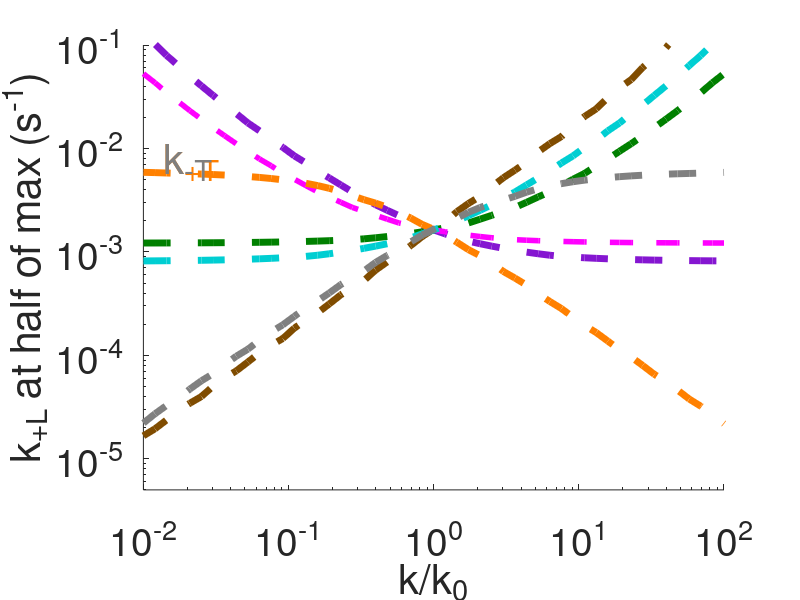

Reproduce this figure in MATLAB.
clc
clear 
close all

% Steady state panel E

% define the Localized model equations

R_func = @(kp,kbi,kT,kL,kT_neg,kLT,kL_neg,kc,kc_neg,ki) kp ./(kbi + kT + kL - ((kT_neg.*kT)./(kT_neg+kLT)) + ((kL_neg .*(((kLT.*kT) ./ (kT_neg+kLT)) +kL) ./ (((kc.*kc_neg) ./ (kc_neg+ki)) -kL_neg - kc))));
T_func = @(R,kT,kT_neg,kLT) (kT.*R) ./ (kT_neg+kLT);
RL_func = @(R,kT,kT_neg, kLT,kL,kL_neg,ki,kc,kc_neg) -R.*(((kLT.*kT) ./ (kT_neg+kLT)) +kL)./ (((kc.*kc_neg) ./ (kc_neg+ki)) -kL_neg - kc);
Rc_func = @(kc,kc_neg,ki,RL) (kc.*RL) ./(kc_neg+ki);


%--------------------------%

% do kc max and half

clear kp kT kT_neg kc kc_neg ki kLT kL_neg kbi kL;

kc_0 = 0.1;
kc_vals = kc_0*logspace(-2,2,51);
for i=1:length(kc_vals)
    kp = 1;
    kT = (1/30); 
    kT_neg = 0.12; 
    kc =  kc_vals(i);
    kc_neg = 0.05; 
    ki = 0.05; 
    kLT = logspace(-4,4,51); 
    kL_neg = 0.05; 
    kbi = 1*(3*10^-4); 
    kL = 0.1*kLT;
    
    R = R_func(kp,kbi,kT,kL,kT_neg,kLT,kL_neg,kc,kc_neg,ki);
    T = T_func(R,kT,kT_neg,kLT);
    RL = RL_func(R,kT,kT_neg, kLT,kL,kL_neg,ki,kc,kc_neg);
    Rc = Rc_func(kc,kc_neg,ki,RL);
    
    maxsignal(i) = max(RL+Rc);
    index = find((RL+Rc)>(0.5*maxsignal(i)),1);
    previoussignal = RL(index-1) + Rc(index-1);
    nextsignal = RL(index) + Rc(index);
    fraction = (0.5*maxsignal(i) - previoussignal)/(nextsignal - previoussignal);
    kLT_half(i) = kLT(index-1) + fraction*(kLT(index) - kLT(index-1));
end

kLT_half_kc = kLT_half;


% do kcneg max and half

clear kp kT kT_neg kc kc_neg ki kLT kL_neg kbi kL;

kcneg_0 = 0.05;
kcneg_vals = kcneg_0*logspace(-2,2,51);
for i=1:length(kcneg_vals)
    kp = 1;
    kT = (1/30);
    kT_neg = 0.12; 
    kc =  kc_0;
    kc_neg = kcneg_vals(i);
    ki = 0.05;
    kLT = logspace(-4,4,51); 
    kL_neg = 0.05;
    kbi = 1*(3*10^-4); 
    kL = 0.1*kLT;
    
    R = R_func(kp,kbi,kT,kL,kT_neg,kLT,kL_neg,kc,kc_neg,ki);
    T = T_func(R,kT,kT_neg,kLT);
    RL = RL_func(R,kT,kT_neg, kLT,kL,kL_neg,ki,kc,kc_neg);
    Rc = Rc_func(kc,kc_neg,ki,RL);
    
    maxsignal(i) = max(RL+Rc);
    index = find((RL+Rc)>(0.5*maxsignal(i)),1);
    previoussignal = RL(index-1) + Rc(index-1);
    nextsignal = RL(index) + Rc(index);
    fraction = (0.5*maxsignal(i) - previoussignal)/(nextsignal - previoussignal);
    kLT_half(i) = kLT(index-1) + fraction*(kLT(index) - kLT(index-1));
end

kLT_half_kcneg = kLT_half;


% do ki max and half

clear kp kT kT_neg kc kc_neg ki kLT kL_neg kbi kL;

ki_0 = 0.05;
ki_vals = ki_0*logspace(-2,2,51);
for i=1:length(ki_vals)
    kp = 1;
    kT = (1/30);
    kT_neg = 0.12; 
    kc =  kc_0;
    kc_neg = kcneg_0;
    ki = ki_vals(i);
    kLT = logspace(-4,4,51); 
    kL_neg = 0.05;
    kbi = 1*(3*10^-4); 
    kL = 0.1*kLT;
    
    R = R_func(kp,kbi,kT,kL,kT_neg,kLT,kL_neg,kc,kc_neg,ki);
    T = T_func(R,kT,kT_neg,kLT);
    RL = RL_func(R,kT,kT_neg, kLT,kL,kL_neg,ki,kc,kc_neg);
    Rc = Rc_func(kc,kc_neg,ki,RL);
    
    maxsignal(i) = max(RL+Rc);
    index = find((RL+Rc)>(0.5*maxsignal(i)),1);
    previoussignal = RL(index-1) + Rc(index-1);
    nextsignal = RL(index) + Rc(index);
    fraction = (0.5*maxsignal(i) - previoussignal)/(nextsignal - previoussignal);
    kLT_half(i) = kLT(index-1) + fraction*(kLT(index) - kLT(index-1));
end

kLT_half_ki = kLT_half;


% do kbi max and half

clear kp kT kT_neg kc kc_neg ki kLT kL_neg kbi kL;

kbi_0 = 3*10^-4;
kbi_vals = kbi_0*logspace(-2,2,51);
for i=1:length(kbi_vals)
    kp = 1;
    kT = (1/30); 
    kT_neg = 0.12;
    kc =  kc_0;
    kc_neg = kcneg_0;
    ki = ki_0;
    kLT_kbi = logspace(-10,4,51);
    kL_neg = 0.05; 
    kbi = kbi_vals(i);
    kL = 0.1*kLT_kbi;
    
    R = R_func(kp,kbi,kT,kL,kT_neg,kLT_kbi,kL_neg,kc,kc_neg,ki);
    T = T_func(R,kT,kT_neg,kLT_kbi);
    RL = RL_func(R,kT,kT_neg, kLT_kbi,kL,kL_neg,ki,kc,kc_neg);
    Rc = Rc_func(kc,kc_neg,ki,RL);
    
    maxsignal(i) = max(RL+Rc);
    index = find((RL+Rc)>(0.5*maxsignal(i)),1);
    previoussignal = RL(index-1) + Rc(index-1);
    nextsignal = RL(index) + Rc(index);
    fraction = (0.5*maxsignal(i) - previoussignal)/(nextsignal - previoussignal);
    kLT_half(i) = kLT_kbi(index-1) + fraction*(kLT_kbi(index) - kLT_kbi(index-1));
end

kLT_half_kbi = kLT_half;


% do kLneg max and half

clear kp kT kT_neg kc kc_neg ki kLT kL_neg kbi kL;

kLneg_0 = 0.05;
kLneg_vals = kLneg_0*logspace(-2,2,51);
for i=1:length(kLneg_vals)
    kp = 1;
    kT = (1/30); 
    kT_neg = 0.12; 
    kc =  kc_0;
    kc_neg = kcneg_0;
    ki = ki_0;  
    kLT = logspace(-4,4,51); 
    kL_neg = kLneg_vals(i); 
    kbi = kbi_0; 
    kL = 0.1*kLT;
    
    R = R_func(kp,kbi,kT,kL,kT_neg,kLT,kL_neg,kc,kc_neg,ki);
    T = T_func(R,kT,kT_neg,kLT);
    RL = RL_func(R,kT,kT_neg, kLT,kL,kL_neg,ki,kc,kc_neg);
    Rc = Rc_func(kc,kc_neg,ki,RL);
    
    maxsignal(i) = max(RL+Rc);
    index = find((RL+Rc)>(0.5*maxsignal(i)),1);
    previoussignal = RL(index-1) + Rc(index-1);
    nextsignal = RL(index) + Rc(index);
    fraction = (0.5*maxsignal(i) - previoussignal)/(nextsignal - previoussignal);
    kLT_half(i) = kLT(index-1) + fraction*(kLT(index) - kLT(index-1));
end

kLT_half_kLneg = kLT_half;


% do kT max and half

clear kp kT kT_neg kc kc_neg ki kLT kL_neg kbi kL;

kT_0 = 1/30;
kT_vals = kT_0*logspace(-2,2,51);
for i=1:length(kT_vals)
    kp = 1;
    kT = kT_vals(i); 
    kT_neg = 0.12; 
    kc =  kc_0; 
    kc_neg = kcneg_0;
    ki = ki_0;  
    kLT = logspace(-8,4,51);
    kL_neg = kLneg_0;
    kbi = kbi_0; 
    kL = 0.1*kLT;
    
    R = R_func(kp,kbi,kT,kL,kT_neg,kLT,kL_neg,kc,kc_neg,ki);
    T = T_func(R,kT,kT_neg,kLT);
    RL = RL_func(R,kT,kT_neg, kLT,kL,kL_neg,ki,kc,kc_neg);
    Rc = Rc_func(kc,kc_neg,ki,RL);
    
    maxsignal(i) = max(RL+Rc);
    index = find((RL+Rc)>(0.5*maxsignal(i)),1);
    previoussignal = RL(index-1) + Rc(index-1);
    nextsignal = RL(index) + Rc(index);
    fraction = (0.5*maxsignal(i) - previoussignal)/(nextsignal - previoussignal);
    kLT_half(i) = kLT(index-1) + fraction*(kLT(index) - kLT(index-1));
end

kLT_half_kT = kLT_half;


% do kTneg max and half

clear kp kT kT_neg kc kc_neg ki kLT kL_neg kbi kL;

kTneg_0 = 0.12;
kTneg_vals = kTneg_0*logspace(-2,2,51);
for i=1:length(kTneg_vals)
    kp = 1;
    kT = kT_0;
    kT_neg = kTneg_vals(i); 
    kc =  kc_0;
    kc_neg = kcneg_0;
    ki = ki_0;
    kLT = logspace(-8,4,51); 
    kL_neg = kLneg_0; 
    kbi = kbi_0; 
    kL = 0.1*kLT;
    
    R = R_func(kp,kbi,kT,kL,kT_neg,kLT,kL_neg,kc,kc_neg,ki);
    T = T_func(R,kT,kT_neg,kLT);
    RL = RL_func(R,kT,kT_neg, kLT,kL,kL_neg,ki,kc,kc_neg);
    Rc = Rc_func(kc,kc_neg,ki,RL);
    
    maxsignal(i) = max(RL+Rc);
    index = find((RL+Rc)>(0.5*maxsignal(i)),1);
    previoussignal = RL(index-1) + Rc(index-1);
    nextsignal = RL(index) + Rc(index);
    fraction = (0.5*maxsignal(i) - previoussignal)/(nextsignal - previoussignal);
    kLT_half(i) = kLT(index-1) + fraction*(kLT(index) - kLT(index-1));
end

kLT_half_kTneg = kLT_half;

% plot properties

figure(1)
loglog(kc_vals/kc_0,kLT_half_kc,'--','color',[0.5210 0.0860 0.8190],'linewidth',5);
hold on
loglog(kcneg_vals/kcneg_0,kLT_half_kcneg,'--','color',[0 0.5 0],'linewidth',5);
loglog(ki_vals/ki_0,kLT_half_ki,'m--','linewidth',4);
loglog(kbi_vals/kbi_0,kLT_half_kbi,'--',"Color", [0.5 0.3 0],'linewidth',5);
loglog(kLneg_vals/kLneg_0,kLT_half_kLneg,'--','color',[0, 0.8078, 0.8235],'linewidth',5);
loglog(kT_vals/kT_0,kLT_half_kT,'--','color',[1 0.5 0],'linewidth',5);
loglog(kTneg_vals/kTneg_0,kLT_half_kTneg,'--',"Color",[0.5 0.5 0.5],'linewidth',5);

set(gca','fontsize',28)
xlabel('k/k_0','fontsize',30);
ylabel('k_{+L} at half of max (s^{-1})','fontsize',30);
%legend('Uniform : k_c','Uniform : k_{-c}','Uniform : k_i','Uniform : k_{bi}','Uniform : k_{-L}','fontsize',14);
%legend('k_{+c}','k_{-c}','k_i','k_{bi}','k_{-L}','k_{+T}','k_{-T}','fontsize',12,location='north');
set(gcf,'Color','white')
%axis tight
%ylim([10^0 10^2])
xlim([10^-2 10^2])
ylim([10^-5*0.5 10^-1])
xticks([10^-2 10^-1 10^0 10^1 10^2])
yticks([10^-5 10^-4 10^-3 10^-2 10^-1])
box off
%% 

% Plot colours
% Default uniform params will be blue and default localized will be red
% kT = Orange
% kT_neg = gray
% kc = purple
% kc_neg = green
% kL_neg = cyan
% ki = magenta
% kbi = brown


% % For individual legend curves 
% 
% % Make additional text for legend
% annotation('textbox', [0.205 0.7 0.15 0.05], 'String', 'k_{+c}', 'Color',[0.5210 0.0860 0.8190]',...
%            'LineStyle', 'none','FontSize', 20);
% 
% % Make additional text for legend
% annotation('textbox', [0.205 0.7 0.15 0.05], 'String', 'k_{-c}', 'Color','g',...
%            'LineStyle', 'none','FontSize', 20);
% 
% % Make additional text for legend
% annotation('textbox', [0.205 0.7 0.15 0.05], 'String', 'k_{i}', 'Color','m',...
%            'LineStyle', 'none','FontSize', 20);
% 
% % Make additional text for legend
% annotation('textbox', [0.205 0.7 0.15 0.05], 'String', 'k_{bi}', 'Color',[0.5 0.3 0],...
%            'LineStyle', 'none','FontSize', 20);
% 
% % Make additional text for legend
% annotation('textbox', [0.205 0.7 0.15 0.05], 'String', 'k_{-L}', 'Color','c',...
%            'LineStyle', 'none','FontSize', 20);
% 
% Make additional text for legend
annotation('textbox', [0.205 0.7 0.15 0.05], 'String', 'k_{+T}', 'Color',[1 0.5 0],...
           'LineStyle', 'none','FontSize', 30);
       
% Make additional text for legend
annotation('textbox', [0.205 0.7 0.15 0.05], 'String', 'k_{-T}', 'Color',[0.5 0.5 0.5],...
           'LineStyle', 'none','FontSize', 30);
